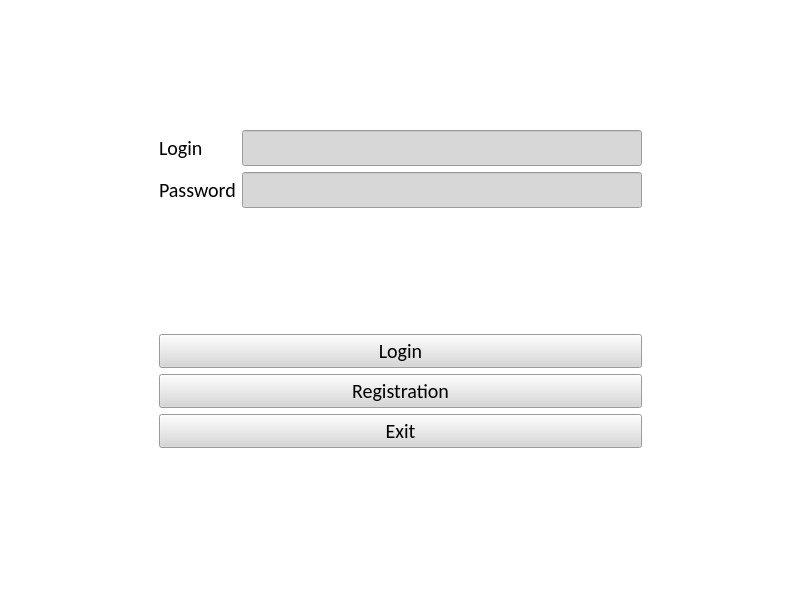
<?xml version="1.0" encoding="UTF-8"?>
<ui version="4.0">
 <class>MainWindow</class>
 <widget class="QMainWindow" name="MainWindow">
  <property name="geometry">
   <rect>
    <x>0</x>
    <y>0</y>
    <width>800</width>
    <height>600</height>
   </rect>
  </property>
  <property name="minimumSize">
   <size>
    <width>800</width>
    <height>600</height>
   </size>
  </property>
  <property name="maximumSize">
   <size>
    <width>1920</width>
    <height>1080</height>
   </size>
  </property>
  <property name="palette">
   <palette>
    <active>
     <colorrole role="Button">
      <brush brushstyle="SolidPattern">
       <color alpha="255">
        <red>255</red>
        <green>255</green>
        <blue>255</blue>
       </color>
      </brush>
     </colorrole>
     <colorrole role="Base">
      <brush brushstyle="SolidPattern">
       <color alpha="255">
        <red>255</red>
        <green>255</green>
        <blue>255</blue>
       </color>
      </brush>
     </colorrole>
     <colorrole role="Window">
      <brush brushstyle="SolidPattern">
       <color alpha="255">
        <red>255</red>
        <green>255</green>
        <blue>255</blue>
       </color>
      </brush>
     </colorrole>
    </active>
    <inactive>
     <colorrole role="Button">
      <brush brushstyle="SolidPattern">
       <color alpha="255">
        <red>255</red>
        <green>255</green>
        <blue>255</blue>
       </color>
      </brush>
     </colorrole>
     <colorrole role="Base">
      <brush brushstyle="SolidPattern">
       <color alpha="255">
        <red>255</red>
        <green>255</green>
        <blue>255</blue>
       </color>
      </brush>
     </colorrole>
     <colorrole role="Window">
      <brush brushstyle="SolidPattern">
       <color alpha="255">
        <red>255</red>
        <green>255</green>
        <blue>255</blue>
       </color>
      </brush>
     </colorrole>
    </inactive>
    <disabled>
     <colorrole role="Button">
      <brush brushstyle="SolidPattern">
       <color alpha="255">
        <red>255</red>
        <green>255</green>
        <blue>255</blue>
       </color>
      </brush>
     </colorrole>
     <colorrole role="Base">
      <brush brushstyle="SolidPattern">
       <color alpha="255">
        <red>255</red>
        <green>255</green>
        <blue>255</blue>
       </color>
      </brush>
     </colorrole>
     <colorrole role="Window">
      <brush brushstyle="SolidPattern">
       <color alpha="255">
        <red>255</red>
        <green>255</green>
        <blue>255</blue>
       </color>
      </brush>
     </colorrole>
    </disabled>
   </palette>
  </property>
  <property name="font">
   <font>
    <family>Calibri</family>
    <pointsize>11</pointsize>
   </font>
  </property>
  <property name="windowTitle">
   <string>ARM</string>
  </property>
  <property name="toolTipDuration">
   <number>-4</number>
  </property>
  <property name="styleSheet">
   <string notr="true">background-color: white;</string>
  </property>
  <widget class="QWidget" name="centralwidget">
   <property name="minimumSize">
    <size>
     <width>400</width>
     <height>0</height>
    </size>
   </property>
   <property name="maximumSize">
    <size>
     <width>16777215</width>
     <height>16777215</height>
    </size>
   </property>
   <layout class="QGridLayout" name="gridLayout">
    <item row="3" column="1">
     <layout class="QVBoxLayout" name="verticalLayout_2">
      <item>
       <widget class="QPushButton" name="LoginButton">
        <property name="font">
         <font>
          <family>Calibri</family>
          <pointsize>15</pointsize>
         </font>
        </property>
        <property name="styleSheet">
         <string notr="true">background-color:#D7D7D7;</string>
        </property>
        <property name="text">
         <string>Login</string>
        </property>
       </widget>
      </item>
      <item>
       <widget class="QPushButton" name="RegButton">
        <property name="font">
         <font>
          <family>Calibri</family>
          <pointsize>15</pointsize>
         </font>
        </property>
        <property name="styleSheet">
         <string notr="true">background-color:#D7D7D7;</string>
        </property>
        <property name="text">
         <string>Registration</string>
        </property>
       </widget>
      </item>
      <item>
       <widget class="QPushButton" name="ExitButton">
        <property name="font">
         <font>
          <family>Calibri</family>
          <pointsize>15</pointsize>
         </font>
        </property>
        <property name="styleSheet">
         <string notr="true">background-color:#D7D7D7;</string>
        </property>
        <property name="text">
         <string>Exit</string>
        </property>
       </widget>
      </item>
     </layout>
    </item>
    <item row="2" column="1">
     <spacer name="verticalSpacer">
      <property name="orientation">
       <enum>Qt::Vertical</enum>
      </property>
      <property name="sizeHint" stdset="0">
       <size>
        <width>20</width>
        <height>40</height>
       </size>
      </property>
     </spacer>
    </item>
    <item row="3" column="2">
     <spacer name="horizontalSpacer_2">
      <property name="orientation">
       <enum>Qt::Horizontal</enum>
      </property>
      <property name="sizeHint" stdset="0">
       <size>
        <width>40</width>
        <height>20</height>
       </size>
      </property>
     </spacer>
    </item>
    <item row="1" column="1">
     <layout class="QHBoxLayout" name="horizontalLayout">
      <item>
       <layout class="QVBoxLayout" name="verticalLayout">
        <property name="sizeConstraint">
         <enum>QLayout::SetDefaultConstraint</enum>
        </property>
        <item>
         <widget class="QLabel" name="LoginToken">
          <property name="font">
           <font>
            <family>Calibri</family>
            <pointsize>15</pointsize>
           </font>
          </property>
          <property name="styleSheet">
           <string notr="true"/>
          </property>
          <property name="text">
           <string>Login</string>
          </property>
         </widget>
        </item>
        <item>
         <widget class="QLabel" name="PasswordToken">
          <property name="font">
           <font>
            <family>Calibri</family>
            <pointsize>15</pointsize>
           </font>
          </property>
          <property name="styleSheet">
           <string notr="true"/>
          </property>
          <property name="text">
           <string>Password</string>
          </property>
         </widget>
        </item>
       </layout>
      </item>
      <item>
       <layout class="QVBoxLayout" name="verticalLayout_3">
        <item>
         <widget class="QLineEdit" name="GetLogin">
          <property name="minimumSize">
           <size>
            <width>400</width>
            <height>0</height>
           </size>
          </property>
          <property name="maximumSize">
           <size>
            <width>1000</width>
            <height>200</height>
           </size>
          </property>
          <property name="font">
           <font>
            <family>MS Shell Dlg 2</family>
            <pointsize>18</pointsize>
           </font>
          </property>
          <property name="styleSheet">
           <string notr="true">background-color:#D7D7D7;</string>
          </property>
          <property name="text">
           <string/>
          </property>
          <property name="maxLength">
           <number>20</number>
          </property>
         </widget>
        </item>
        <item>
         <widget class="QLineEdit" name="GetPassword">
          <property name="sizePolicy">
           <sizepolicy hsizetype="Expanding" vsizetype="Fixed">
            <horstretch>0</horstretch>
            <verstretch>0</verstretch>
           </sizepolicy>
          </property>
          <property name="maximumSize">
           <size>
            <width>16777215</width>
            <height>50</height>
           </size>
          </property>
          <property name="font">
           <font>
            <family>MS Shell Dlg 2</family>
            <pointsize>18</pointsize>
           </font>
          </property>
          <property name="styleSheet">
           <string notr="true">background-color:#D7D7D7;</string>
          </property>
          <property name="maxLength">
           <number>20</number>
          </property>
         </widget>
        </item>
       </layout>
      </item>
     </layout>
    </item>
    <item row="3" column="0">
     <spacer name="horizontalSpacer">
      <property name="orientation">
       <enum>Qt::Horizontal</enum>
      </property>
      <property name="sizeHint" stdset="0">
       <size>
        <width>40</width>
        <height>20</height>
       </size>
      </property>
     </spacer>
    </item>
    <item row="4" column="1">
     <spacer name="verticalSpacer_3">
      <property name="orientation">
       <enum>Qt::Vertical</enum>
      </property>
      <property name="sizeHint" stdset="0">
       <size>
        <width>20</width>
        <height>40</height>
       </size>
      </property>
     </spacer>
    </item>
    <item row="0" column="1">
     <spacer name="verticalSpacer_2">
      <property name="orientation">
       <enum>Qt::Vertical</enum>
      </property>
      <property name="sizeHint" stdset="0">
       <size>
        <width>20</width>
        <height>40</height>
       </size>
      </property>
     </spacer>
    </item>
   </layout>
  </widget>
  <widget class="QMenuBar" name="menubar">
   <property name="geometry">
    <rect>
     <x>0</x>
     <y>0</y>
     <width>800</width>
     <height>21</height>
    </rect>
   </property>
   <property name="baseSize">
    <size>
     <width>0</width>
     <height>0</height>
    </size>
   </property>
  </widget>
  <widget class="QStatusBar" name="statusBar"/>
 </widget>
 <resources/>
 <connections>
  <connection>
   <sender>ExitButton</sender>
   <signal>clicked()</signal>
   <receiver>MainWindow</receiver>
   <slot>close()</slot>
   <hints>
    <hint type="sourcelabel">
     <x>476</x>
     <y>436</y>
    </hint>
    <hint type="destinationlabel">
     <x>555</x>
     <y>545</y>
    </hint>
   </hints>
  </connection>
 </connections>
</ui>
